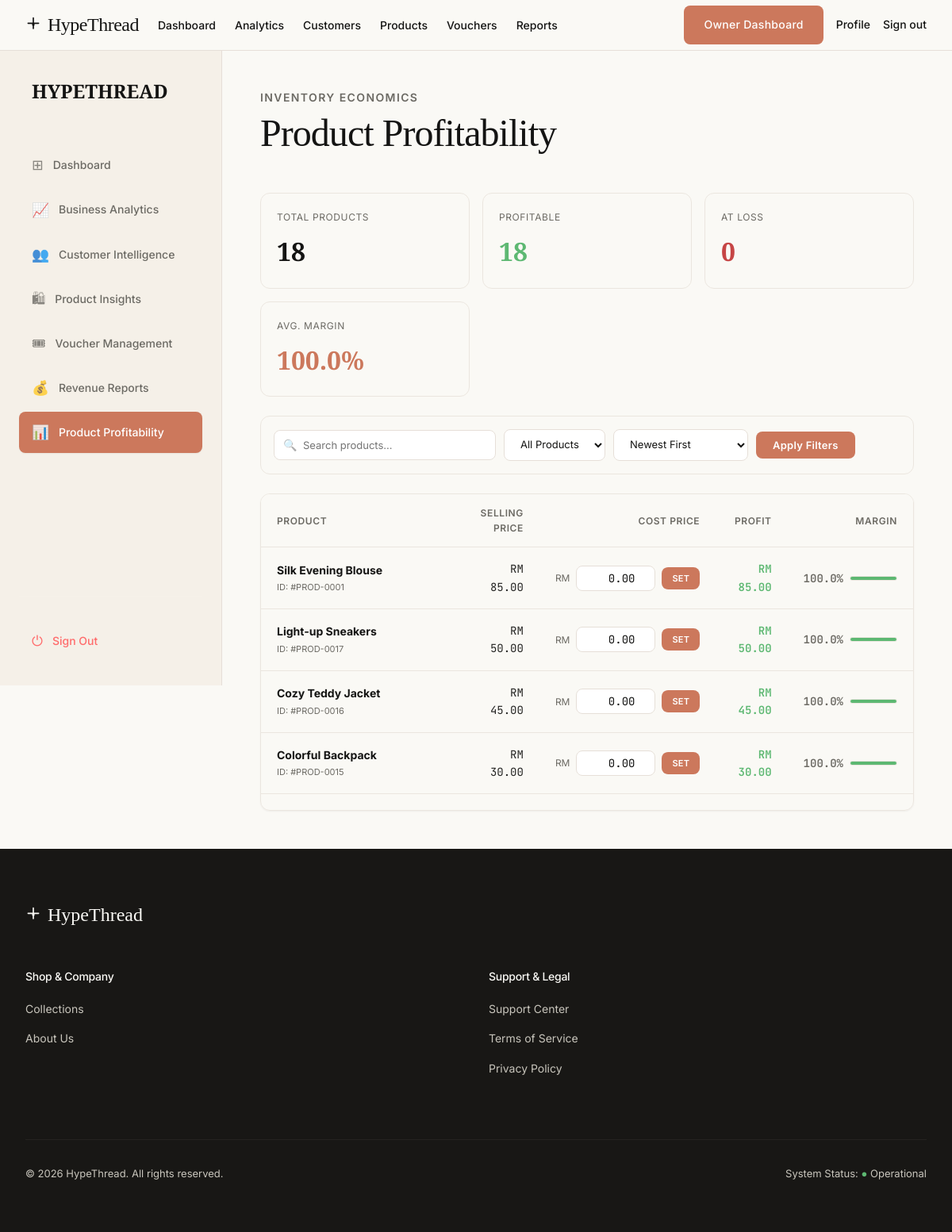
Screenshot of /owner/product_profitability.php (signed in) with the database file from the repository.
### tables this page shows
CREATE TABLE IF NOT EXISTS products (
    id INT UNSIGNED AUTO_INCREMENT PRIMARY KEY,
    category_id INT UNSIGNED DEFAULT NULL,
    name VARCHAR(100) NOT NULL,
    description TEXT DEFAULT NULL,
    size_chart TEXT DEFAULT NULL,
    price DECIMAL(10,2) NOT NULL,
    cost_price DECIMAL(10,2) NOT NULL DEFAULT 0.00,
    discount_price DECIMAL(10,2) DEFAULT NULL,
    gender ENUM('Men','Women','Kids','Unisex') NOT NULL DEFAULT 'Unisex',
    status ENUM('published','draft','scheduled') NOT NULL DEFAULT 'published',
    publish_at DATETIME DEFAULT NULL,
    is_featured TINYINT(1) NOT NULL DEFAULT 0,
    views INT UNSIGNED NOT NULL DEFAULT 0,
    created_at TIMESTAMP NOT NULL DEFAULT CURRENT_TIMESTAMP,
    CONSTRAINT fk_products_category FOREIGN KEY (category_id) REFERENCES categories(id) ON DELETE SET NULL,
    INDEX idx_products_catalog (status, gender, category_id),
    INDEX idx_products_featured (is_featured)
);

### owner/product_profitability.php (the view, shortened to what this page needs)
<?php
require_once '../config/db.php';
$search = isset($_GET['search']) ? $_GET['search'] : '';
$sort = isset($_GET['sort']) ? $_GET['sort'] : 'newest';
$profit_filter = isset($_GET['profit_filter']) ? $_GET['profit_filter'] : 'all';
$query = "SELECT id, name, price, cost_price, created_at FROM products";
switch ($sort) {
    case 'newest':
        $query .= " ORDER BY created_at DESC";
        break;
}
$stmt = $pdo->prepare($query);
$stmt->execute();
$products = $stmt->fetchAll();
$include_path = '../includes/';
include $include_path . 'header.php';
?>
<div class="dashboard-layout">
    <?php require_once '../includes/sidebar.php'; renderSidebar('owner'); ?>
    <div class="dashboard-main fade-in-up">
        <header style="margin-bottom: var(--spacing-xxl);">
            <div style="font-size: 14px; color: var(--colors-muted); text-transform: uppercase; letter-spacing: 0.1em; margin-bottom: 8px; font-weight: 600; font-family: var(--typography-body-font);">Inventory Economics</div>
            <h1 style="margin: 0 0 var(--spacing-lg) 0; font-family: var(--typography-display-font); font-size: 48px; letter-spacing: -0.02em;">Product Profitability</h1>
        </header>
        <div style="display: grid; grid-template-columns: repeat(auto-fit, minmax(200px, 1fr)); gap: 16px; margin-bottom: 24px;">
            <div style="background: var(--colors-surface); padding: 20px; border-radius: 12px; border: 1px solid var(--colors-hairline-soft);">
                <div style="font-size: 12px; color: var(--colors-muted); text-transform: uppercase; letter-spacing: 0.05em; margin-bottom: 8px;">Total Products</div>
                <div style="font-size: 32px; font-weight: 700; color: var(--colors-ink); font-family: var(--typography-display-font);"><?php echo count($products); ?></div>
            </div>
            <div style="background: var(--colors-surface); padding: 20px; border-radius: 12px; border: 1px solid var(--colors-hairline-soft);">
                <div style="font-size: 12px; color: var(--colors-muted); text-transform: uppercase; letter-spacing: 0.05em; margin-bottom: 8px;">Profitable</div>
                <div style="font-size: 32px; font-weight: 700; color: var(--colors-success); font-family: var(--typography-display-font);">
                    <?php
                    $profitable = 0;
                    foreach ($products as $p) {
                        if ($p['price'] > $p['cost_price']) $profitable++;
                    }
                    echo $profitable;
                    ?>
                </div>
            </div>
            <div style="background: var(--colors-surface); padding: 20px; border-radius: 12px; border: 1px solid var(--colors-hairline-soft);">
                <div style="font-size: 12px; color: var(--colors-muted); text-transform: uppercase; letter-spacing: 0.05em; margin-bottom: 8px;">At Loss</div>
                <div style="font-size: 32px; font-weight: 700; color: var(--colors-error); font-family: var(--typography-display-font);">
                    <?php
                    $loss = 0;
                    echo $loss;
                    ?>
                </div>
            </div>
            <div style="background: var(--colors-surface); padding: 20px; border-radius: 12px; border: 1px solid var(--colors-hairline-soft);">
                <div style="font-size: 12px; color: var(--colors-muted); text-transform: uppercase; letter-spacing: 0.05em; margin-bottom: 8px;">Avg. Margin</div>
                <div style="font-size: 32px; font-weight: 700; color: var(--colors-primary); font-family: var(--typography-display-font);">
                    <?php
                    $total_margin = 0;
                    $count = 0;
                    foreach ($products as $p) {
                        if ($p['price'] > 0) {
                            $margin = (($p['price'] - $p['cost_price']) / $p['price']) * 100;
                            $total_margin += $margin;
                            $count++;
                        }
                    }
                    echo $count > 0 ? number_format($total_margin / $count, 1) . '%' : '0%';
                    ?>
                </div>
            </div>
        </div>
        <div style="background: var(--colors-surface); padding: 16px; border-radius: 12px; border: 1px solid var(--colors-hairline-soft); margin-bottom: 24px; overflow-x: auto;">
            <form method="GET" id="filterForm" style="display: flex; gap: 10px; align-items: center; min-width: max-content;">
                <div style="position: relative; width: 280px;">
                    <input type="text" name="search" value="<?php echo htmlspecialchars($search); ?>" placeholder="Search products..." class="form-input" style="padding-left: 36px; width: 100%; font-size: 13px;">
                    <span style="position: absolute; left: 12px; top: 50%; transform: translateY(-50%); opacity: 0.5; font-size: 14px;">🔍</span>
                </div>
                <select name="profit_filter" class="form-input" style="width:auto; font-size: 13px;">
                    <option value="all" <?php echo $profit_filter == 'all' ? 'selected' : ''; ?>>All Products</option>
                </select>
                <select name="sort" class="form-input" style="width:auto; font-size: 13px;">
                    <option value="newest" <?php echo $sort == 'newest' ? 'selected' : ''; ?>>Newest First</option>
                </select>
                <button type="submit" class="button-primary" style="padding: 8px 20px; white-space: nowrap; font-size: 13px;">
                    Apply Filters
                </button>
            </form>
        </div>
        <div class="table-container" style="max-height: 400px; overflow-y: auto; margin: 0; background: var(--colors-surface); border-radius: 12px; border: 1px solid var(--colors-hairline-soft);">
            <table class="data-table">
                <thead style="position: sticky; top: 0; background: var(--colors-surface); z-index: 10;">
                    <tr>
                        <th style="width: 35%;">Product</th>
                        <th style="text-align: right;">Selling Price</th>
                        <th style="text-align: right;">Cost Price</th>
                        <th style="text-align: right;">Profit</th>
                        <th style="text-align: right;">Margin</th>
                    </tr>
                </thead>
                <tbody>
                    <?php foreach ($products as $p):
                        $profit = $p['price'] - $p['cost_price'];
                        $margin = $p['price'] > 0 ? ($profit / $p['price']) * 100 : 0;
                    ?>
                        <tr>
                            <td>
                                <div style="font-weight: 700; color: var(--colors-ink);"><?php echo htmlspecialchars($p['name']); ?></div>
                                <div style="font-size: 11px; color: var(--colors-muted); margin-top: 2px;">ID: #PROD-<?php echo str_pad($p['id'], 4, '0', STR_PAD_LEFT); ?></div>
                            </td>
                            <td style="text-align: right; font-family: var(--typography-code-font);">RM <?php echo number_format($p['price'], 2); ?></td>
                            <td style="text-align: right;">
                                <form method="POST" style="display: inline-flex; align-items: center; gap: 8px;">
                                    <span style="font-size: 12px; color: var(--colors-muted);">RM</span>
                                    <input type="number" name="cost_price" value="<?php echo $p['cost_price']; ?>" step="0.01" class="form-input" style="width: 100px; padding: 6px 10px; font-family: var(--typography-code-font); text-align: right;">
                                    <button type="submit" name="update_cost" class="button-primary" style="padding: 6px 12px; font-size: 11px;">SET</button>
                                </form>
                            </td>
                            <td style="text-align: right; font-family: var(--typography-code-font); font-weight: 600; color: <?php echo $profit >= 0 ? 'var(--colors-success)' : 'var(--colors-error)'; ?>;">
                                RM <?php echo number_format($profit, 2); ?>
                            </td>
                            <td style="text-align: right;">
                                <div style="display: inline-flex; align-items: center; gap: 8px;">
                                    <span style="font-family: var(--typography-code-font); font-weight: 600; color: var(--colors-muted);"><?php echo number_format($margin, 1); ?>%</span>
                                    <div style="width: 60px; height: 6px; background: var(--colors-surface-soft); border-radius: 3px; overflow: hidden; border: 1px solid var(--colors-hairline-soft);">
                                        <div style="height: 100%; width: <?php echo min(max($margin, 0), 100); ?>%; background: <?php echo $margin > 30 ? 'var(--colors-success)' : ($margin > 10 ? 'var(--colors-primary)' : 'var(--colors-error)'); ?>;"></div>
                                    </div>
                                </div>
                            </td>
                        </tr>
                    <?php endforeach; ?>
                </tbody>
            </table>
        </div>
    </div>
</div>
<?php include $include_path . 'footer.php'; ?>

### rows the page displays
products: name "Silk Evening Blouse", id "0001", price "85.00", cost_price "0.00", margin "100.0"
products: name "Light-up Sneakers", id "0017", price "50.00", cost_price "0.00", margin "100.0"
products: name "Cozy Teddy Jacket", id "0016", price "45.00", cost_price "0.00", margin "100.0"
products: name "Colorful Backpack", id "0015", price "30.00", cost_price "0.00", margin "100.0"

### other values shown
$item['icon'] "⊞"
$item['label'] "Dashboard"
$item['icon'] "📈"
$item['label'] "Business Analytics"
$item['icon'] "👥"
$item['label'] "Customer Intelligence"
$item['icon'] "🛍"
$item['label'] "Product Insights"
$item['icon'] "🎟"
$item['label'] "Voucher Management"
$item['icon'] "💰"
$item['label'] "Revenue Reports"
$item['icon'] "📊"
$item['label'] "Product Profitability"
count($products) "18"
